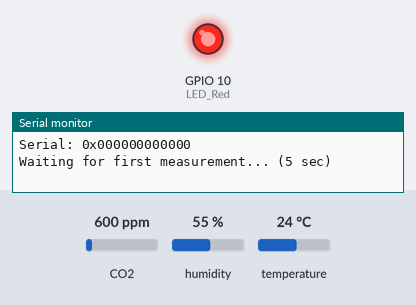
A sketch run on a simulated ESP32-C3. Shown: output pins drawn as LEDs (lit = HIGH), the last lines printed to the serial monitor. The inputs (shaded band) are chosen by the test bench; at power-on: CO2 600 ppm, humidity 55 %, temperature 24 °C.

Above: at 2.7 s.
At 5.27 s:
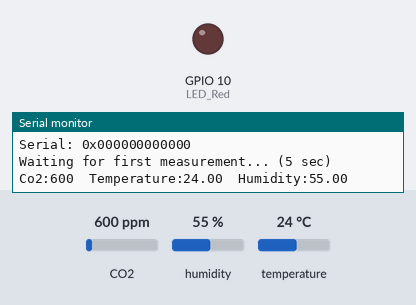
Timing chart, 0 to 8.1 s (numbered marks = the images above):
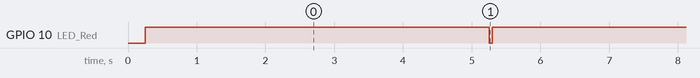

Measured:
- by itself, GPIO 10 (LED_Red): alternates HIGH for 6.0 s and LOW for 0.05 s

The sketch:

AQIX_Test_SCD4x_Sensor.ino
```cpp
/*
  Dave Williams, DitroniX 2019-2025 (ditronix.net)
  AQIX and CWX-3 Compact Weather Station ESP32-C3 Series Board
  Features include ESP32-C3, CR123A, BME280, SFH2440 Light Sensor, SCD40, USB D1 Flashing Compatible, Battery Sensor

  PCA 1.2409.101 - Compact Weather Station - Basic Bring Up Test Code - 28th Sepember 2024

  Simplified Board Bring Up Test - SCD40 and SCD41 CO2 Air Quality Sensor
  Adapted from https://learn.adafruit.com/adafruit-scd-40-and-scd-41/arduino

  Remember!
  - Set the BOARD to Use ESP32C3 Dev Module (or similar).
  - You can also set the BAUD rate up to 921600 to speed up flashing.
  - The SDK does NOT need external power to flash.  It will take Power from the USB 5V.
  - The Serial Monitor is configured for BAUD 115200

  The purpose of this test code is to cycle through the various main functions of the board as part of bring up testing.
  .
  This test code is OPEN SOURCE and formatted for easier viewing.  Although is is not intended for real world use, it may be freely used, or modified as needed.
  It is distributed on an "AS IS" BASIS, WITHOUT WARRANTIES OR CONDITIONS OF ANY KIND, either express or implied.

  Further information, details and examples can be found on our website or github.com/DitroniX
*/

// Libraries
#include <Arduino.h>
#include <SensirionI2CScd4x.h>
#include <Wire.h>

// ****************  VARIABLES / DEFINES / STATIC ****************

SensirionI2CScd4x scd4x;

// Constants
const int LoopDelay = 1; // Loop Delay in Seconds

// **************** OUTPUTS ****************
#define LED_Red 10 // Red LED
#define LED_Green 18 // Gren LED
#define LED_Blue 19 // Blue LED

// Define I2C (Expansion Port)
#define I2C_SDA 7
#define I2C_SCL 5

// ######### FUNCTIONS #########

void printUint16Hex(uint16_t value) {
    Serial.print(value < 4096 ? "0" : "");
    Serial.print(value < 256 ? "0" : "");
    Serial.print(value < 16 ? "0" : "");
    Serial.print(value, HEX);
}

void printSerialNumber(uint16_t serial0, uint16_t serial1, uint16_t serial2) {
    Serial.print("Serial: 0x");
    printUint16Hex(serial0);
    printUint16Hex(serial1);
    printUint16Hex(serial2);
    Serial.println();
}

// Map float values to percentages
float MapValues(float x, float DC_Min, float DC_Max, float Percentage_Min, float Percentage_Max) {
  return (x - DC_Min) * (Percentage_Max - Percentage_Min) / (DC_Max - DC_Min) + Percentage_Min;
}

// ######### SETUP #########
void setup() {

  // Stabalise
  delay(250);

  // Initialise UART:
  Serial.begin(115200, SERIAL_8N1);  //115200
  while (!Serial);
  Serial.println("");

  // Initialize I2C
  Wire.begin (I2C_SDA, I2C_SCL);

  // LEDs
  pinMode(LED_Red, OUTPUT);

  // LEDs Default Off State
  digitalWrite(LED_Red, HIGH);

  Serial.println("");

   uint16_t error;
    char errorMessage[256];

    scd4x.begin(Wire);

    // stop potentially previously started measurement
    error = scd4x.stopPeriodicMeasurement();
    if (error) {
        Serial.print("Error trying to execute stopPeriodicMeasurement(): ");
        errorToString(error, errorMessage, 256);
        Serial.println(errorMessage);
    }

    uint16_t serial0;
    uint16_t serial1;
    uint16_t serial2;
    error = scd4x.getSerialNumber(serial0, serial1, serial2);
    if (error) {
        Serial.print("Error trying to execute getSerialNumber(): ");
        errorToString(error, errorMessage, 256);
        Serial.println(errorMessage);
    } else {
        printSerialNumber(serial0, serial1, serial2);
    }

    // Start Measurement
    error = scd4x.startPeriodicMeasurement();
    if (error) {
        Serial.print("Error trying to execute startPeriodicMeasurement(): ");
        errorToString(error, errorMessage, 256);
        Serial.println(errorMessage);
    }

    Serial.println("Waiting for first measurement... (5 sec)");

}

// ######### LOOP #########
void loop() {

    uint16_t error;
    char errorMessage[256];

    delay(5000);

    // Read Measurement
    uint16_t co2;
    float temperature;
    float humidity;
    error = scd4x.readMeasurement(co2, temperature, humidity);
    if (error) {
        Serial.print("Error trying to execute readMeasurement(): ");
        errorToString(error, errorMessage, 256);
        Serial.println(errorMessage);
    } else if (co2 == 0) {
        Serial.println("Invalid sample detected, skipping.");
    } else {
        Serial.print("Co2:");
        Serial.print(co2);
        Serial.print("\t");
        Serial.print("Temperature:");
        Serial.print(temperature);
        Serial.print("\t");
        Serial.print("Humidity:");
        Serial.println(humidity);
    }

  Serial.println("\n");

  // Heatbeat LED
  digitalWrite(LED_Red, LOW);
  delay(50);
  digitalWrite(LED_Red, HIGH);

  // Loop Delay
  delay(LoopDelay * 1000);

}
```
